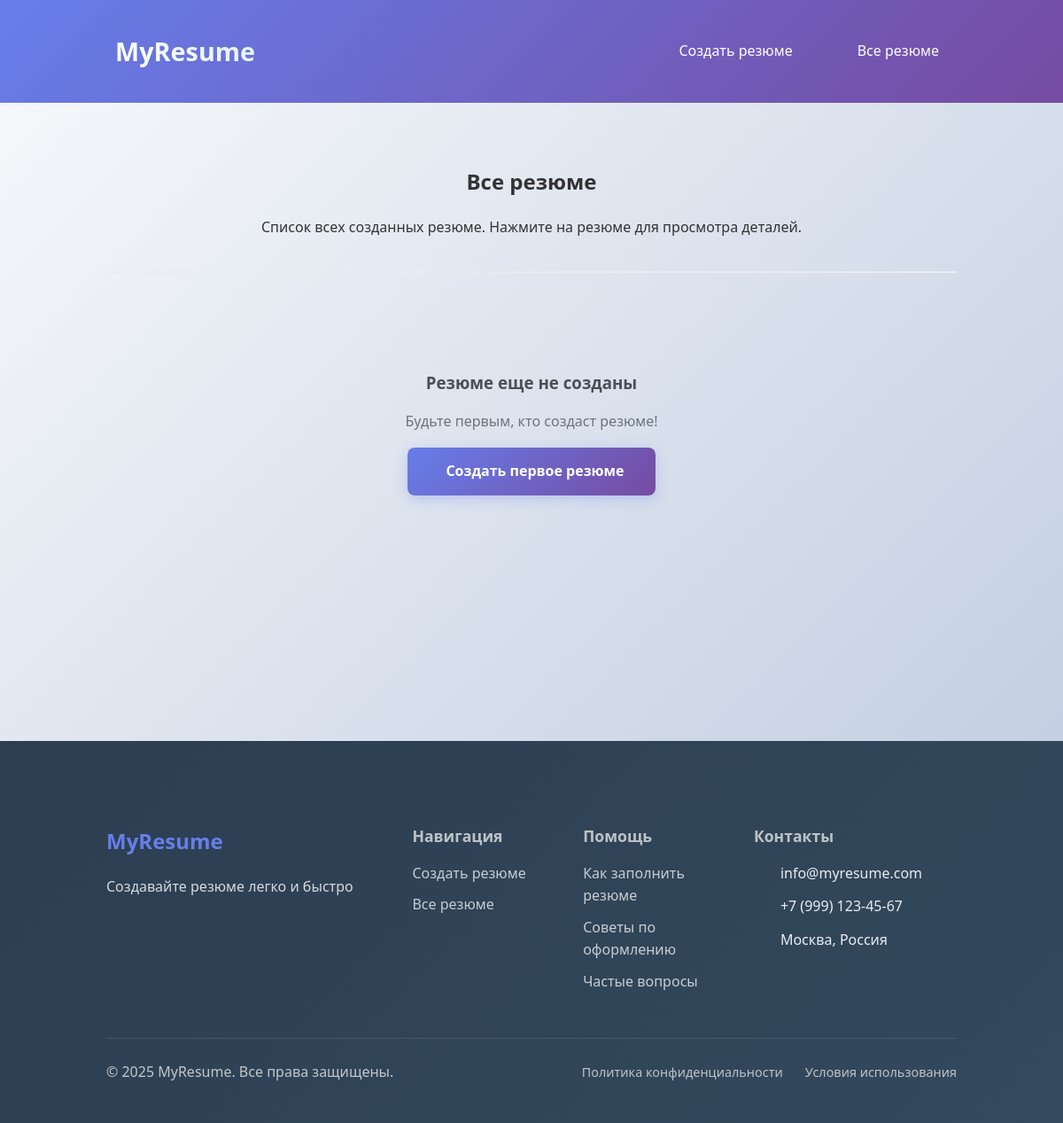
The page /list/ on the database as committed earlier.
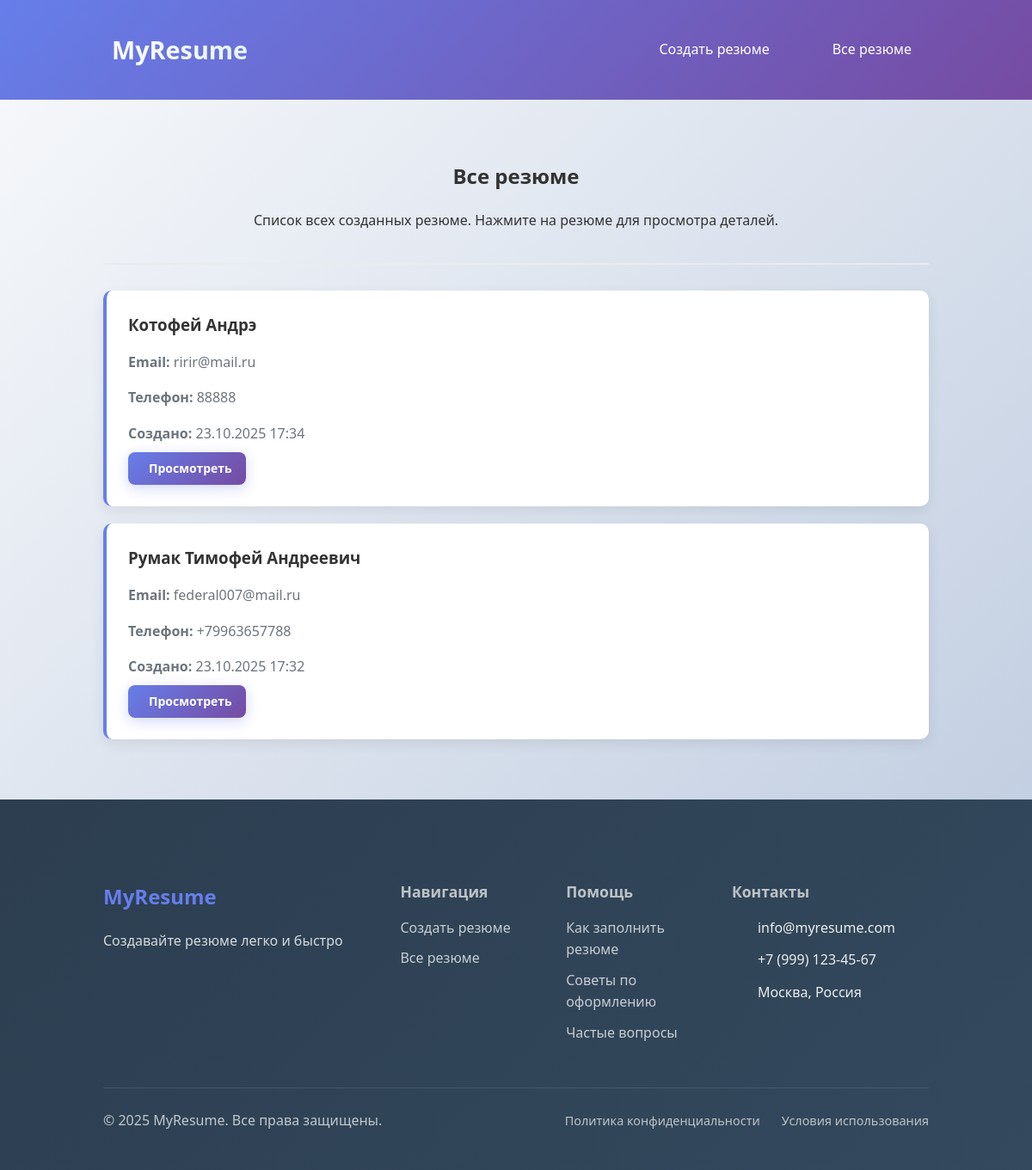
The same page on the database as committed later.
### resume/models.py (models this page shows, shortened)
class Resume(models.Model):
    full_name = models.CharField(
        max_length=100,
        verbose_name="ФИО",
        help_text="Введите фамилию, имя и отчество через пробел"
    )
    email = models.EmailField(
        verbose_name="Email",
        help_text="Введите корректный email адрес"
    )
    phone = models.CharField(
        max_length=20,
        verbose_name="Телефон",
        help_text="Введите номер телефона (11 цифр, начинается с 7 или 8)"
    )
    address = models.TextField(verbose_name="Адрес")
    summary = models.TextField(
        verbose_name="О себе",
        help_text="Расскажите о себе"
    )
    education = models.TextField(
        verbose_name="Образование",
        help_text="Учебное заведение"
    )
    experience = models.TextField(
        verbose_name="Опыт работы",
        help_text="Места работы"
    )
    languages = models.TextField(
        verbose_name="Языки",
        blank=True,
        help_text="Какой язык знаете"
    )
    created_at = models.DateTimeField(auto_now_add=True)
    updated_at = models.DateTimeField(auto_now=True)
    class Meta:
        verbose_name = "Резюме"
        verbose_name_plural = "Резюме"

### resume/views.py (the view)
# urls.py: path('list/', views.resume_list, name='resume_list'),
def resume_list(request):
    resumes = Resume.objects.all().order_by('-created_at')
    return render(request, 'resume/resume_list.html', {'resumes': resumes})

### my_project/templates/resume/resume_list.html (shortened to what this page needs)
{% extends 'resume/base.html' %}
{% block content %}
<div class="list-header">
    <h2> Все резюме</h2>
    <p>Список всех созданных резюме. Нажмите на резюме для просмотра деталей.</p>
</div>
{% for resume in resumes %}
<div class="resume-item">
    <h3>{{ resume.full_name }}</h3>
    <p><strong>Email:</strong> {{ resume.email }}</p>
    <p><strong>Телефон:</strong> {{ resume.phone }}</p>
    <p><strong>Создано:</strong> {{ resume.created_at|date:"d.m.Y H:i" }}</p>
    <a href="{% url 'resume_detail' resume.pk %}" class="btn btn-small">
         Просмотреть
    </a>
</div>
{% empty %}
<div class="empty-state">
    <h3>Резюме еще не созданы</h3>
    <p>Будьте первым, кто создаст резюме!</p>
    <a href="{% url 'resume_form' %}" class="btn">
         Создать первое резюме
    </a>
</div>
{% endfor %}
{% endblock %}

Rows that differ between the two databases and show on the page:
added Resume: full_name "Котофей Андрэ", email "ririr@mail.ru", phone "88888", created_at "23.10.2025 17:34"
added Resume: full_name "Румак Тимофей Андреевич", email "federal007@mail.ru", phone "+79963657788", created_at "23.10.2025 17:32"
Other text that changed with them:
text no longer shown: "Резюме еще не созданы Будьте первым, кто создаст резюме! Создать первое резюме"
